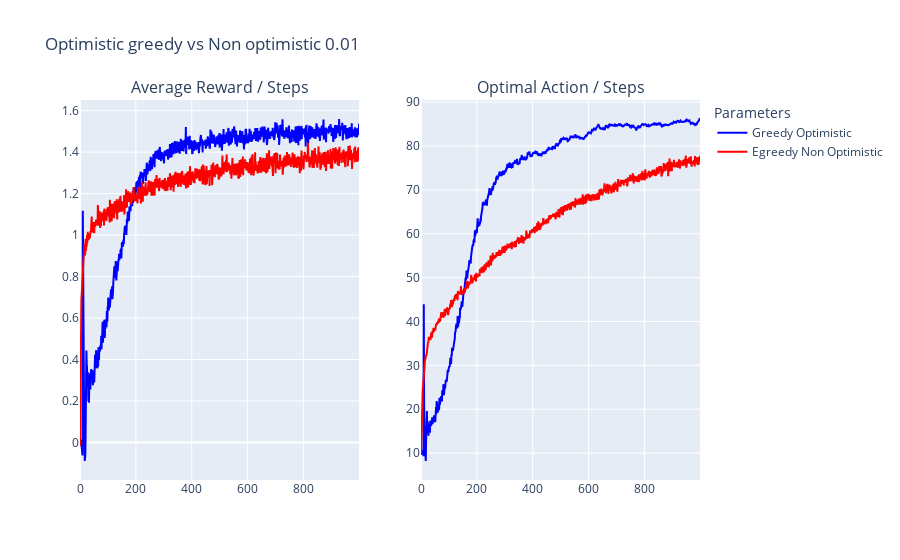

The notebook cell this image was saved under:
### Code cell
results_exp_2 = {
    'Greedy Optimistic': {
        "mean_reward": mean_rewards_optimistic,
        "optimal_action": percent_optimal_action_optimistic,
        "color": "blue"
    },
    'Egreedy Non Optimistic': {
        "mean_reward": mean_rewards_non_optimistic,
        "optimal_action": percent_optimal_action_non_optimistic,
        "color": "red"
    }
}

plot_results("Optimistic greedy vs Non optimistic 0.01", ["Average Reward / Steps", "Optimal Action / Steps"], results_exp_2)

### Figure 1 — Plotly figure (JSON) as saved in the notebook; plotly's stock layout.template omitted (floating-point values rounded to 4 significant figures; data arrays with more than 128 entries replaced by an {"elided": "..."} marker saying what was removed)
{"data": [{"line": {"color": "blue"}, "name": "Greedy Optimistic", "type": "scatter", "x": {"elided": "1000 int values"}, "xaxis": "x", "y": {"elided": "1000 float values"}, "yaxis": "y"}, {"line": {"color": "blue"}, "showlegend": false, "type": "scatter", "x": {"elided": "1000 int values"}, "xaxis": "x2", "y": {"elided": "1000 float values"}, "yaxis": "y2"}, {"line": {"color": "red"}, "name": "Egreedy Non Optimistic", "type": "scatter", "x": {"elided": "1000 int values"}, "xaxis": "x", "y": {"elided": "1000 float values"}, "yaxis": "y"}, {"line": {"color": "red"}, "showlegend": false, "type": "scatter", "x": {"elided": "1000 int values"}, "xaxis": "x2", "y": {"elided": "1000 float values"}, "yaxis": "y2"}], "layout": {"annotations": [{"font": {"size": 16}, "showarrow": false, "text": "Average Reward / Steps", "x": 0.225, "xanchor": "center", "xref": "paper", "y": 1, "yanchor": "bottom", "yref": "paper"}, {"font": {"size": 16}, "showarrow": false, "text": "Optimal Action / Steps", "x": 0.775, "xanchor": "center", "xref": "paper", "y": 1, "yanchor": "bottom", "yref": "paper"}], "legend": {"title": {"text": "Parameters"}}, "title": {"text": "Optimistic greedy vs Non optimistic 0.01"}, "xaxis": {"anchor": "y", "domain": [0, 0.45]}, "xaxis2": {"anchor": "y2", "domain": [0.55, 1]}, "yaxis": {"anchor": "x", "domain": [0, 1]}, "yaxis2": {"anchor": "x2", "domain": [0, 1]}}}
